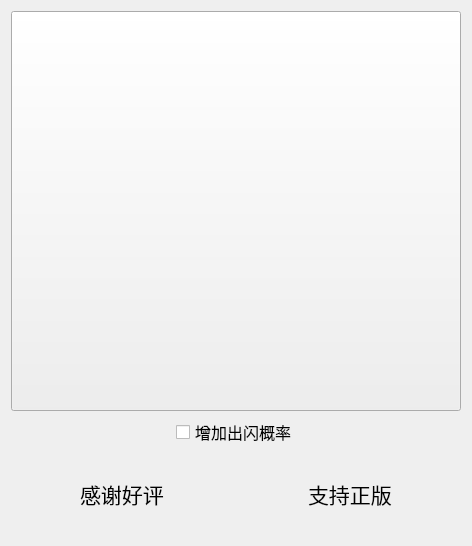
     <widget class="QWidget" name="tabL">
      <attribute name="icon">
       <iconset resource="../assets/UIcon.qrc">
        <normaloff>:/Menu/PNG/nature.png</normaloff>:/Menu/PNG/nature.png</iconset>
      </attribute>
      <attribute name="title">
       <string>联系作者</string>
      </attribute>
      <layout class="QVBoxLayout" name="verticalLayout_11" stretch="3,1,1">
       <item>
        <layout class="QHBoxLayout" name="horizontalLayout_93">
         <item>
          <widget class="QToolButton" name="toolButton_90">
           <property name="sizePolicy">
            <sizepolicy hsizetype="Expanding" vsizetype="Fixed">
             <horstretch>0</horstretch>
             <verstretch>0</verstretch>
            </sizepolicy>
           </property>
           <property name="minimumSize">
            <size>
             <width>450</width>
             <height>400</height>
            </size>
           </property>
           <property name="maximumSize">
            <size>
             <width>450</width>
             <height>450</height>
            </size>
           </property>
           <property name="text">
            <string/>
           </property>
           <property name="icon">
            <iconset resource="../assets/UIcon.qrc">
             <normaloff>:/Tips/PNG/111.png</normaloff>:/Tips/PNG/111.png</iconset>
           </property>
           <property name="iconSize">
            <size>
             <width>450</width>
             <height>450</height>
            </size>
           </property>
          </widget>
         </item>
        </layout>
       </item>
       <item>
        <layout class="QHBoxLayout" name="horizontalLayout_96">
         <item>
          <spacer name="horizontalSpacer_110">
           <property name="orientation">
            <enum>Qt::Orientation::Horizontal</enum>
           </property>
           <property name="sizeHint" stdset="0">
            <size>
             <width>40</width>
             <height>20</height>
            </size>
           </property>
          </spacer>
         </item>
         <item>
          <widget class="QCheckBox" name="checkBox_37">
           <property name="font">
            <font>
             <pointsize>12</pointsize>
            </font>
           </property>
           <property name="text">
            <string>增加出闪概率</string>
           </property>
          </widget>
         </item>
         <item>
          <spacer name="horizontalSpacer_111">
           <property name="orientation">
            <enum>Qt::Orientation::Horizontal</enum>
           </property>
           <property name="sizeHint" stdset="0">
            <size>
             <width>40</width>
             <height>20</height>
            </size>
           </property>
          </spacer>
         </item>
        </layout>
       </item>
       <item>
        <layout class="QHBoxLayout" name="horizontalLayout_92">
         <item>
          <spacer name="horizontalSpacer_112">
           <property name="orientation">
            <enum>Qt::Orientation::Horizontal</enum>
           </property>
           <property name="sizeHint" stdset="0">
            <size>
             <width>40</width>
             <height>20</height>
            </size>
           </property>
          </spacer>
         </item>
         <item>
          <widget class="QLabel" name="label_92">
           <property name="font">
            <font>
             <pointsize>16</pointsize>
            </font>
           </property>
           <property name="text">
            <string>感谢好评</string>
           </property>
          </widget>
         </item>
         <item>
          <spacer name="horizontalSpacer_116">
           <property name="orientation">
            <enum>Qt::Orientation::Horizontal</enum>
           </property>
           <property name="sizeHint" stdset="0">
            <size>
             <width>40</width>
             <height>20</height>
            </size>
           </property>
          </spacer>
         </item>
         <item>
          <spacer name="horizontalSpacer_117">
           <property name="orientation">
            <enum>Qt::Orientation::Horizontal</enum>
           </property>
           <property name="sizeHint" stdset="0">
            <size>
             <width>40</width>
             <height>20</height>
            </size>
           </property>
          </spacer>
         </item>
         <item>
          <widget class="QLabel" name="label_93">
           <property name="font">
            <font>
             <pointsize>16</pointsize>
            </font>
           </property>
           <property name="text">
            <string>支持正版</string>
           </property>
          </widget>
         </item>
         <item>
          <spacer name="horizontalSpacer_118">
           <property name="orientation">
            <enum>Qt::Orientation::Horizontal</enum>
           </property>
           <property name="sizeHint" stdset="0">
            <size>
             <width>40</width>
             <height>20</height>
            </size>
           </property>
          </spacer>
         </item>
        </layout>
       </item>
      </layout>
     </widget>
